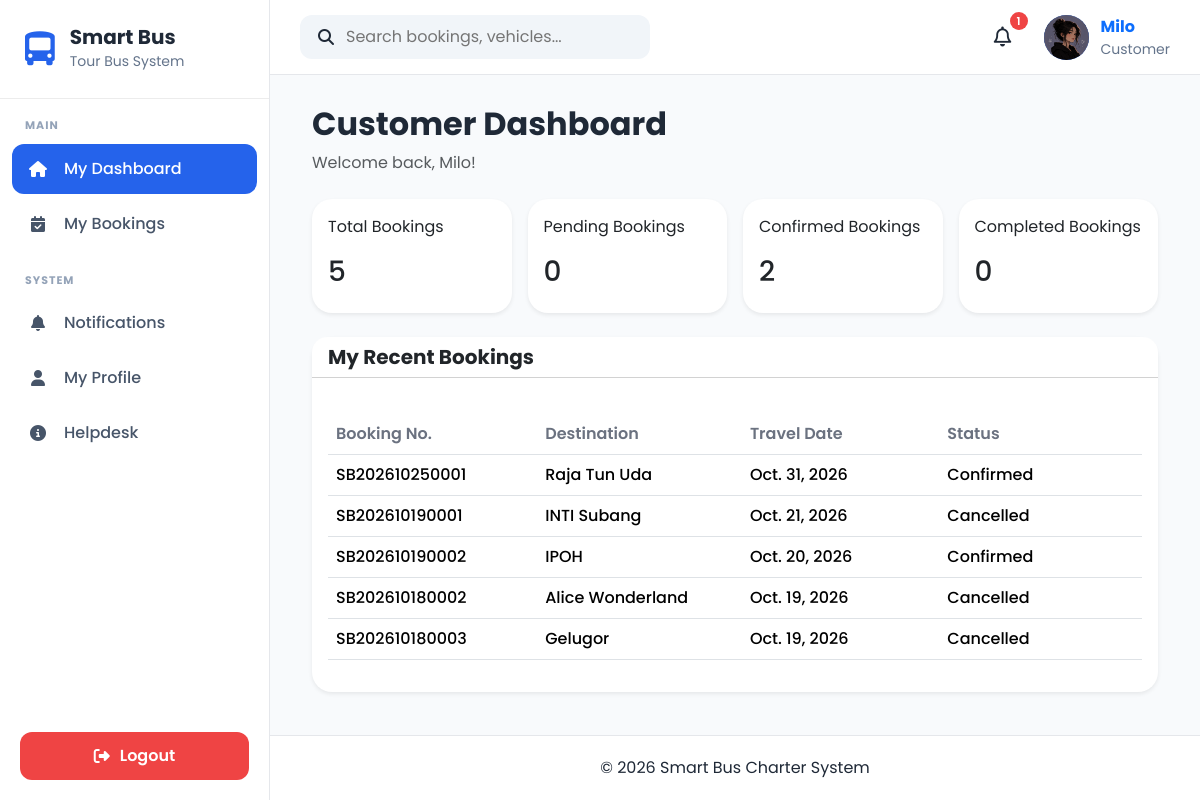
Page /dashboard/customer/ (signed in) on the committed database.
### apps/accounts/models.py (models this page shows, shortened)
class UserProfile(models.Model):
    OWNER = "Owner"
    ADMIN = "Admin"
    DRIVER = "Driver"
    CUSTOMER = "Customer"
    ROLE_CHOICES = [
        (OWNER, "Owner"),
        (ADMIN, "Admin"),
        (DRIVER, "Driver"),
        (CUSTOMER, "Customer"),
    ]
    GENDER_CHOICES = [
        ("Male", "Male"),
        ("Female", "Female"),
        ("Other", "Other"),
    ]
    user = models.OneToOneField(
        User,
        on_delete=models.CASCADE,
        related_name="profile"
    )
    role = models.CharField(
        max_length=20,
        choices=ROLE_CHOICES,
        default=CUSTOMER
    )
    phone = models.CharField(
        max_length=20,
        blank=True
    )
    address = models.TextField(
        blank=True
    )
    city = models.CharField(
        max_length=100,
        blank=True
    )
    state = models.CharField(
        max_length=100,
        blank=True
    )
    postcode = models.CharField(
        max_length=20,
        blank=True
    )
    country = models.CharField(
        max_length=100,
        default="Malaysia"
    )
    gender = models.CharField(
        max_length=10,
        choices=GENDER_CHOICES,
        blank=True
    )
    profile_picture = models.ImageField(
        upload_to="profile_pictures/",
        blank=True,
        null=True
    )
    must_change_password = models.BooleanField(default=False)
    created_at = models.DateTimeField(
        auto_now_add=True
    )
    updated_at = models.DateTimeField(
        auto_now=True
    )

### apps/bookings/models.py (models this page shows, shortened)
class Booking(models.Model):
    STATUS_CHOICES = [
        ("Pending", "Pending"),
        ("Confirmed", "Confirmed"),
        ("Completed", "Completed"),
        ("Cancelled", "Cancelled"),
    ]
    PAYMENT_CHOICES = [
        ("Pending", "Pending"),
        ("Paid", "Paid"),
        ("Refunded", "Refunded"),
    ]
    booking_number = models.CharField(
        max_length=20,
        unique=True,
        blank=True,
    )
    customer = models.ForeignKey(
        Customer,
        on_delete=models.CASCADE,
        related_name="bookings",
    )
    vehicle = models.ForeignKey(
        Vehicle,
            on_delete=models.PROTECT,
            related_name="bookings",
            null=True,
            blank=True,
        )
    driver = models.ForeignKey(
            Driver,
            on_delete=models.PROTECT,
            related_name="bookings",
            null=True,
            blank=True,
        )
    pickup_location = models.CharField(max_length=150)
    destination = models.CharField(max_length=150)
    travel_date = models.DateField()
    departure_time = models.TimeField()
    return_date = models.DateField(
        blank=True,
        null=True,
    )
    passenger_count = models.PositiveIntegerField(
        validators=[
            MinValueValidator(1),
            MaxValueValidator(42),
        ],
        help_text="Maximum 42 passengers. Two seats are reserved for the tour guide and additional driver.",
    )
    total_price = models.DecimalField(
        max_digits=10,
        decimal_places=2,
        default=0,
    )
    booking_status = models.CharField(
        max_length=20,
        choices=STATUS_CHOICES,
        default="Pending",
    )
    payment_status = models.CharField(
        max_length=20,
        choices=PAYMENT_CHOICES,
        default="Pending",
    )
    approval_time = models.DateTimeField(
        null=True,
        blank=True,
        help_text="Date and time the booking was approved."
    )
    payment_deadline = models.DateTimeField(
        null=True,
        blank=True,
        help_text="Deadline for completing payment."
    )
    cancelled_at = models.DateTimeField(
        null=True,
        blank=True,
        help_text="Date and time the booking was cancelled.",
    )
    rejection_reason = models.TextField(
        blank=True,
        default="",
        help_text="Reason provided when the booking is rejected."
    )
    travel_reminder_sent_at = models.DateTimeField(
        null=True,
        blank=True,
        help_text="Date and time the travel details email was sent."
    )
    remarks = models.TextField(
        blank=True,
    )
    created_at = models.DateTimeField(
        default=timezone.now,
    )
    updated_at = models.DateTimeField(
        auto_now=True,
    )
    class Meta:
        ordering = ["-travel_date", "-created_at"]

### apps/dashboard/views.py (the view)
@login_required
def customer_dashboard(request):
    profile = getattr(request.user, "profile", None)
    if not profile or profile.role != "Customer":
        raise PermissionDenied
    bookings = (
        Booking.objects
        .filter(customer__user=request.user)
        .order_by("-travel_date")
    )
    context = {
        "total_bookings": bookings.count(),
        "pending_bookings": bookings.filter(
            booking_status="Pending"
        ).count(),
        "confirmed_bookings": bookings.filter(
            booking_status="Confirmed"
        ).count(),
        "completed_bookings": bookings.filter(
            booking_status="Completed"
        ).count(),
        "recent_bookings": bookings[:5],
    }
    return render(
        request,
        "dashboard/customer_dashboard.html",
        context,
    )

### apps/accounts/context_processors.py (called while the page is built)
def user_role(request):
    role = None
    if request.user.is_authenticated:
        try:
            role = request.user.profile.role
        except Exception:
            role = None
    return {
        "user_role": role
    }

### apps/notifications/context_processors.py (called while the page is built)
def notification_context(request):
    if not request.user.is_authenticated:
        return {}
    notifications = (
        NotificationRecipient.objects
        .filter(user=request.user)
        .select_related("notification")
        .order_by("-notification__created_at")[:5]
    )
    unread_count = (
        NotificationRecipient.objects
        .filter(
            user=request.user,
            is_read=False
        )
        .count()
    )
    return {
        "navbar_notifications": notifications,
        "unread_notifications": unread_count,
    }

### templates/dashboard/customer_dashboard.html (shortened to what this page needs)
{% extends "layouts/base.html" %}
{% block content %}
<div class="container-fluid">
    <h2 class="fw-bold mb-2">Customer Dashboard</h2>
    <p class="text-muted mb-4">
        Welcome back, {{ request.user.username }}!
    </p>
    <div class="row g-3 mb-4">
        <div class="col-md-3">
            <div class="card shadow-sm border-0 p-3">
                <p>Total Bookings</p>
                <h3>{{ total_bookings }}</h3>
            </div>
        </div>
        <div class="col-md-3">
            <div class="card shadow-sm border-0 p-3">
                <p>Pending Bookings</p>
                <h3>{{ pending_bookings }}</h3>
            </div>
        </div>
        <div class="col-md-3">
            <div class="card shadow-sm border-0 p-3">
                <p>Confirmed Bookings</p>
                <h3>{{ confirmed_bookings }}</h3>
            </div>
        </div>
        <div class="col-md-3">
            <div class="card shadow-sm border-0 p-3">
                <p>Completed Bookings</p>
                <h3>{{ completed_bookings }}</h3>
            </div>
        </div>
    </div>
    <div class="card shadow-sm border-0">
        <div class="card-header bg-white">
            <h5 class="fw-bold mb-0">My Recent Bookings</h5>
        </div>
        <div class="card-body table-responsive">
            <table class="table table-hover">
                <thead>
                    <tr>
                        <th>Booking No.</th>
                        <th>Destination</th>
                        <th>Travel Date</th>
                        <th>Status</th>
                    </tr>
                </thead>
                <tbody>
                    {% for booking in recent_bookings %}
                    <tr>
                        <td>{{ booking.booking_number }}</td>
                        <td>{{ booking.destination }}</td>
                        <td>{{ booking.travel_date }}</td>
                        <td>{{ booking.booking_status }}</td>
                    </tr>
                    {% empty %}
                    <tr>
                        <td colspan="4" class="text-center text-muted">
                            No bookings found.
                        </td>
                    </tr>
                    {% endfor %}
                </tbody>
            </table>
        </div>
    </div>
</div>
{% endblock %}

### templates/components/navbar.html (shortened to what this page needs)
{% load static %}
<nav class="navbar-custom">
    <div class="navbar-left">
        <div class="search-box">
            <i class="fa-solid fa-magnifying-glass"></i>
            <input
                type="text"
                placeholder="Search bookings, vehicles..."
            >
        </div>
    </div>
    <div class="navbar-right">
            <div class="notification-icon">
                <button
                    class="notification-btn"
                    id = "notificationBtn">
                    <i class="fa-regular fa-bell"></i>
                    <span
                        class="notification-count"
                        id="notificationCount"
                         {% if unread_notifications == 0 %}style="display:none;"{% endif %}>
                        {{ unread_notifications }}
                    </span>
                </button>
            </div>
        <a href="{% url 'accounts:profile' %}" class="profile-link">
            <div class="profile-menu">
                {% if request.user.profile.profile_picture %}
                    <img
                        src="{{ request.user.profile.profile_picture.url }}"
                        alt="Profile Picture"
                        class="profile-avatar profile-image"
                    >
                {% else %}
                    <div class="profile-avatar">
                        {{ request.user.username|first|upper }}
                    </div>
                {% endif %}
                <div class="profile-info">
                    <strong>{{ request.user.username }}</strong>
                    <small>
                        {{ request.user.profile.role|default:"User" }}
                    </small>
                </div>
            </div>
        </a>
    </div>
</nav>

### static/css/base.css (style rules this page uses)
* { margin:0; padding:0; box-sizing:border-box; font-family:'Poppins',sans-serif; }
body { background:#F8FAFC; color:#1F2937; overflow-x:hidden; }
a { text-decoration:none; }

### static/css/layout.css (style rules this page uses)
.navbar-custom { height:75px; background:#ffffff; display:flex; justify-content:space-between; align-items:center; padding:0 30px; border-bottom:1px solid #E5E7EB; }
.navbar-left { display:flex; align-items:center; gap:20px; }
.search-box { display:flex; align-items:center; gap:12px; background:#F1F5F9; padding:10px 18px; border-radius:12px; width:350px; }
.search-box input { border:none; background:none; width:100%; outline:none; }
.navbar-right { display:flex; align-items:center; gap:20px; }
.notification-btn { position:relative; width:42px; height:42px; border:none; border-radius:50%; background:#fff; display:flex; justify-content:center; align-items:center; cursor:pointer; z-index:2000; }
.notification-icon { position:relative; z-index:2000; }
.notification-count { position:absolute; top:-4px; right:-4px; width:18px; height:18px; border-radius:50%; background:#ef4444; color:#fff; font-size:11px; font-weight:600; display:flex; justify-content:center; align-items:center; }
.profile-menu { display:flex; align-items:center; gap:12px; }
.profile-avatar { width:45px; height:45px; background:#2563EB; color:white; border-radius:50%; display:flex; justify-content:center; align-items:center; font-weight:700; }
.profile-info { display:flex; flex-direction:column; }
.profile-info small { color:#64748B; }

### static/css/components.css (style rules this page uses)
.card-header { margin-bottom:20px; }
.notification-btn i { font-size:20px; color:#1f2937; }

### static/css/crud.css (style rules this page uses)
.card { border-radius:15px; }
.card-header { border-radius:15px 15px 0 0 !important; }
.table thead { background:#0d6efd; color:white; }
.table th { vertical-align:middle; }
.table td { vertical-align:middle; }

### static/css/profile.css (style rules this page uses)
.card { border-radius:20px; }
.table th { width:220px; color:#6b7280; font-weight:600; }
.table td { font-weight:500; }

### rows in the picture
Booking: booking_number "SB202610250001", destination "Raja Tun Uda", travel_date "Oct. 31, 2026", booking_status "Confirmed"
Booking: booking_number "SB202610190001", destination "INTI Subang", travel_date "Oct. 21, 2026", booking_status "Cancelled"
Booking: booking_number "SB202610190002", destination "IPOH", travel_date "Oct. 20, 2026", booking_status "Confirmed"
Booking: booking_number "SB202610180002", destination "Alice Wonderland", travel_date "Oct. 19, 2026", booking_status "Cancelled"
Booking: booking_number "SB202610180003", destination "Gelugor", travel_date "Oct. 19, 2026", booking_status "Cancelled"

### other values in the picture
{{ unread_notifications }} "1"
{{ request.user.username }} "Milo"
{{ request.user.profile.role|default:"User" }} "Customer"
{{ total_bookings }} "5"
{{ pending_bookings }} "0"
{{ confirmed_bookings }} "2"
{{ completed_bookings }} "0"
